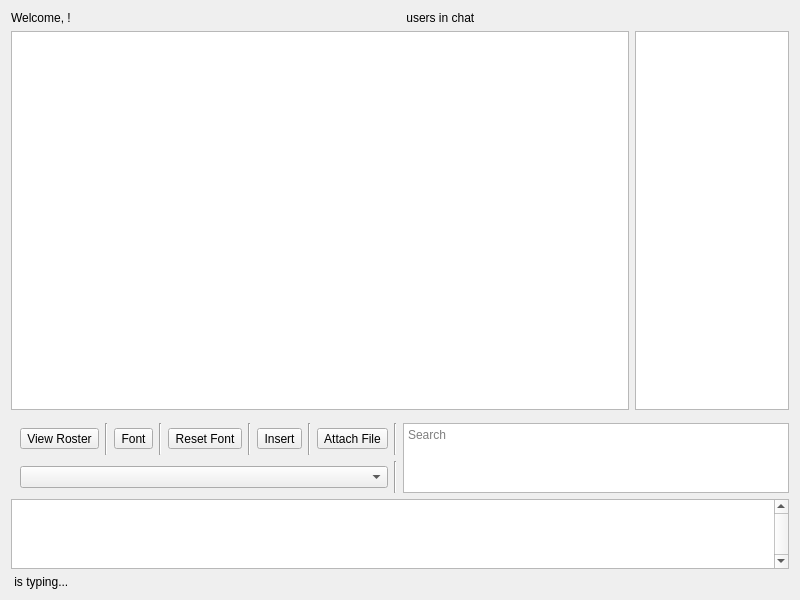
<?xml version="1.0" encoding="UTF-8"?>
<ui version="4.0">
 <class>GkXmppMucTab</class>
 <widget class="QWidget" name="GkXmppMucTab">
  <property name="geometry">
   <rect>
    <x>0</x>
    <y>0</y>
    <width>800</width>
    <height>600</height>
   </rect>
  </property>
  <property name="windowTitle">
   <string>Form</string>
  </property>
  <layout class="QVBoxLayout" name="verticalLayout">
   <item>
    <widget class="QFrame" name="tab_muc_frame">
     <property name="frameShape">
      <enum>QFrame::NoFrame</enum>
     </property>
     <property name="frameShadow">
      <enum>QFrame::Plain</enum>
     </property>
     <layout class="QVBoxLayout" name="verticalLayout_2">
      <property name="leftMargin">
       <number>0</number>
      </property>
      <property name="topMargin">
       <number>0</number>
      </property>
      <property name="rightMargin">
       <number>0</number>
      </property>
      <property name="bottomMargin">
       <number>0</number>
      </property>
      <item>
       <widget class="QFrame" name="frame_muc_callsign">
        <property name="frameShape">
         <enum>QFrame::NoFrame</enum>
        </property>
        <property name="frameShadow">
         <enum>QFrame::Plain</enum>
        </property>
        <layout class="QHBoxLayout" name="horizontalLayout_10">
         <property name="leftMargin">
          <number>0</number>
         </property>
         <property name="topMargin">
          <number>0</number>
         </property>
         <property name="rightMargin">
          <number>0</number>
         </property>
         <property name="bottomMargin">
          <number>0</number>
         </property>
         <item>
          <widget class="QFrame" name="frame_muc_callsign_2_info">
           <property name="frameShape">
            <enum>QFrame::NoFrame</enum>
           </property>
           <property name="frameShadow">
            <enum>QFrame::Plain</enum>
           </property>
           <layout class="QHBoxLayout" name="horizontalLayout_11">
            <property name="leftMargin">
             <number>0</number>
            </property>
            <property name="topMargin">
             <number>0</number>
            </property>
            <property name="rightMargin">
             <number>0</number>
            </property>
            <property name="bottomMargin">
             <number>0</number>
            </property>
            <item>
             <widget class="QLabel" name="label_muc_callsign_2_name">
              <property name="text">
               <string>Welcome, &lt;client&gt;!</string>
              </property>
             </widget>
            </item>
           </layout>
          </widget>
         </item>
         <item>
          <widget class="QFrame" name="frame_muc_callsign_1_stats">
           <property name="frameShape">
            <enum>QFrame::NoFrame</enum>
           </property>
           <property name="frameShadow">
            <enum>QFrame::Plain</enum>
           </property>
           <layout class="QHBoxLayout" name="horizontalLayout_12">
            <property name="leftMargin">
             <number>0</number>
            </property>
            <property name="topMargin">
             <number>0</number>
            </property>
            <property name="rightMargin">
             <number>0</number>
            </property>
            <property name="bottomMargin">
             <number>0</number>
            </property>
            <item>
             <widget class="QLabel" name="label_muc_callsign_1_stats">
              <property name="text">
               <string>&lt;x&gt; users in chat</string>
              </property>
             </widget>
            </item>
           </layout>
          </widget>
         </item>
        </layout>
       </widget>
      </item>
      <item>
       <widget class="QFrame" name="frame_muc_conversation_main">
        <property name="sizePolicy">
         <sizepolicy hsizetype="Preferred" vsizetype="Preferred">
          <horstretch>0</horstretch>
          <verstretch>75</verstretch>
         </sizepolicy>
        </property>
        <property name="frameShape">
         <enum>QFrame::NoFrame</enum>
        </property>
        <property name="frameShadow">
         <enum>QFrame::Plain</enum>
        </property>
        <layout class="QHBoxLayout" name="horizontalLayout_13">
         <property name="leftMargin">
          <number>0</number>
         </property>
         <property name="topMargin">
          <number>0</number>
         </property>
         <property name="rightMargin">
          <number>0</number>
         </property>
         <property name="bottomMargin">
          <number>0</number>
         </property>
         <item>
          <widget class="QFrame" name="frame_muc_conversation">
           <property name="sizePolicy">
            <sizepolicy hsizetype="Preferred" vsizetype="Preferred">
             <horstretch>80</horstretch>
             <verstretch>0</verstretch>
            </sizepolicy>
           </property>
           <property name="frameShape">
            <enum>QFrame::NoFrame</enum>
           </property>
           <property name="frameShadow">
            <enum>QFrame::Plain</enum>
           </property>
           <layout class="QVBoxLayout" name="verticalLayout_9">
            <property name="leftMargin">
             <number>0</number>
            </property>
            <property name="topMargin">
             <number>0</number>
            </property>
            <property name="rightMargin">
             <number>0</number>
            </property>
            <property name="bottomMargin">
             <number>7</number>
            </property>
            <item>
             <widget class="QTableView" name="tableView_muc_recv_conversation">
              <property name="contextMenuPolicy">
               <enum>Qt::CustomContextMenu</enum>
              </property>
              <property name="horizontalScrollBarPolicy">
               <enum>Qt::ScrollBarAlwaysOff</enum>
              </property>
              <property name="selectionBehavior">
               <enum>QAbstractItemView::SelectRows</enum>
              </property>
             </widget>
            </item>
           </layout>
          </widget>
         </item>
         <item>
          <widget class="QFrame" name="frame_muc_user_list">
           <property name="sizePolicy">
            <sizepolicy hsizetype="Preferred" vsizetype="Preferred">
             <horstretch>20</horstretch>
             <verstretch>0</verstretch>
            </sizepolicy>
           </property>
           <property name="frameShape">
            <enum>QFrame::NoFrame</enum>
           </property>
           <property name="frameShadow">
            <enum>QFrame::Plain</enum>
           </property>
           <layout class="QVBoxLayout" name="verticalLayout_10">
            <property name="leftMargin">
             <number>0</number>
            </property>
            <property name="topMargin">
             <number>0</number>
            </property>
            <property name="rightMargin">
             <number>0</number>
            </property>
            <property name="bottomMargin">
             <number>7</number>
            </property>
            <item>
             <widget class="QTreeView" name="treeView_muc_user_list"/>
            </item>
           </layout>
          </widget>
         </item>
        </layout>
       </widget>
      </item>
      <item>
       <widget class="QFrame" name="frame_muc_tx_msg_dialog">
        <property name="sizePolicy">
         <sizepolicy hsizetype="Preferred" vsizetype="Preferred">
          <horstretch>0</horstretch>
          <verstretch>25</verstretch>
         </sizepolicy>
        </property>
        <property name="frameShape">
         <enum>QFrame::NoFrame</enum>
        </property>
        <property name="frameShadow">
         <enum>QFrame::Plain</enum>
        </property>
        <layout class="QVBoxLayout" name="verticalLayout_6">
         <property name="leftMargin">
          <number>0</number>
         </property>
         <property name="topMargin">
          <number>0</number>
         </property>
         <property name="rightMargin">
          <number>0</number>
         </property>
         <property name="bottomMargin">
          <number>0</number>
         </property>
         <item>
          <widget class="QFrame" name="frame_muc_tx_msg_settings">
           <property name="frameShape">
            <enum>QFrame::NoFrame</enum>
           </property>
           <property name="frameShadow">
            <enum>QFrame::Plain</enum>
           </property>
           <layout class="QHBoxLayout" name="horizontalLayout_7">
            <property name="topMargin">
             <number>0</number>
            </property>
            <property name="rightMargin">
             <number>0</number>
            </property>
            <property name="bottomMargin">
             <number>0</number>
            </property>
            <item>
             <widget class="QFrame" name="frame_muc_tx_msg_settings_toolbuttons">
              <property name="frameShape">
               <enum>QFrame::NoFrame</enum>
              </property>
              <property name="frameShadow">
               <enum>QFrame::Plain</enum>
              </property>
              <layout class="QVBoxLayout" name="verticalLayout_7">
               <property name="leftMargin">
                <number>0</number>
               </property>
               <property name="topMargin">
                <number>0</number>
               </property>
               <property name="rightMargin">
                <number>0</number>
               </property>
               <property name="bottomMargin">
                <number>0</number>
               </property>
               <item>
                <widget class="QFrame" name="frame_muc_tx_msg_settings_toolbuttons_top">
                 <property name="frameShape">
                  <enum>QFrame::NoFrame</enum>
                 </property>
                 <property name="frameShadow">
                  <enum>QFrame::Plain</enum>
                 </property>
                 <layout class="QHBoxLayout" name="horizontalLayout_8">
                  <property name="leftMargin">
                   <number>0</number>
                  </property>
                  <property name="topMargin">
                   <number>0</number>
                  </property>
                  <property name="rightMargin">
                   <number>0</number>
                  </property>
                  <property name="bottomMargin">
                   <number>0</number>
                  </property>
                  <item>
                   <widget class="QToolButton" name="toolButton_muc_view_roster">
                    <property name="text">
                     <string>View Roster</string>
                    </property>
                   </widget>
                  </item>
                  <item>
                   <widget class="Line" name="line_7">
                    <property name="orientation">
                     <enum>Qt::Vertical</enum>
                    </property>
                   </widget>
                  </item>
                  <item>
                   <widget class="QToolButton" name="toolButton_muc_font">
                    <property name="text">
                     <string>Font</string>
                    </property>
                   </widget>
                  </item>
                  <item>
                   <widget class="Line" name="line_8">
                    <property name="orientation">
                     <enum>Qt::Vertical</enum>
                    </property>
                   </widget>
                  </item>
                  <item>
                   <widget class="QToolButton" name="toolButton_muc_font_reset">
                    <property name="text">
                     <string>Reset Font</string>
                    </property>
                   </widget>
                  </item>
                  <item>
                   <widget class="Line" name="line_9">
                    <property name="orientation">
                     <enum>Qt::Vertical</enum>
                    </property>
                   </widget>
                  </item>
                  <item>
                   <widget class="QToolButton" name="toolButton_muc_insert">
                    <property name="text">
                     <string>Insert</string>
                    </property>
                   </widget>
                  </item>
                  <item>
                   <widget class="Line" name="line_10">
                    <property name="orientation">
                     <enum>Qt::Vertical</enum>
                    </property>
                   </widget>
                  </item>
                  <item>
                   <widget class="QToolButton" name="toolButton_muc_attach_file">
                    <property name="text">
                     <string>Attach File</string>
                    </property>
                   </widget>
                  </item>
                  <item>
                   <widget class="Line" name="line_11">
                    <property name="orientation">
                     <enum>Qt::Vertical</enum>
                    </property>
                   </widget>
                  </item>
                 </layout>
                </widget>
               </item>
               <item>
                <widget class="QFrame" name="frame_muc_tx_msg_settings_toolbuttons_bottom">
                 <property name="frameShape">
                  <enum>QFrame::NoFrame</enum>
                 </property>
                 <property name="frameShadow">
                  <enum>QFrame::Plain</enum>
                 </property>
                 <layout class="QHBoxLayout" name="horizontalLayout_9">
                  <property name="leftMargin">
                   <number>0</number>
                  </property>
                  <property name="topMargin">
                   <number>0</number>
                  </property>
                  <property name="rightMargin">
                   <number>0</number>
                  </property>
                  <property name="bottomMargin">
                   <number>0</number>
                  </property>
                  <item>
                   <widget class="QComboBox" name="comboBox_muc_tx_msg_shortcut_cmds"/>
                  </item>
                  <item>
                   <widget class="Line" name="line_12">
                    <property name="orientation">
                     <enum>Qt::Vertical</enum>
                    </property>
                   </widget>
                  </item>
                 </layout>
                </widget>
               </item>
              </layout>
             </widget>
            </item>
            <item>
             <widget class="QPlainTextEdit" name="plainTextEdit_muc_message_search">
              <property name="placeholderText">
               <string>Search</string>
              </property>
             </widget>
            </item>
           </layout>
          </widget>
         </item>
         <item>
          <widget class="QTextEdit" name="textEdit_muc_tx_msg_dialog">
           <property name="verticalScrollBarPolicy">
            <enum>Qt::ScrollBarAlwaysOn</enum>
           </property>
           <property name="horizontalScrollBarPolicy">
            <enum>Qt::ScrollBarAlwaysOff</enum>
           </property>
           <property name="acceptRichText">
            <bool>false</bool>
           </property>
          </widget>
         </item>
         <item>
          <widget class="QLabel" name="label_muc_msging_callsign_status">
           <property name="text">
            <string>&lt;callsign-2&gt; is typing...</string>
           </property>
          </widget>
         </item>
        </layout>
       </widget>
      </item>
     </layout>
    </widget>
   </item>
  </layout>
 </widget>
 <resources/>
 <connections/>
</ui>
